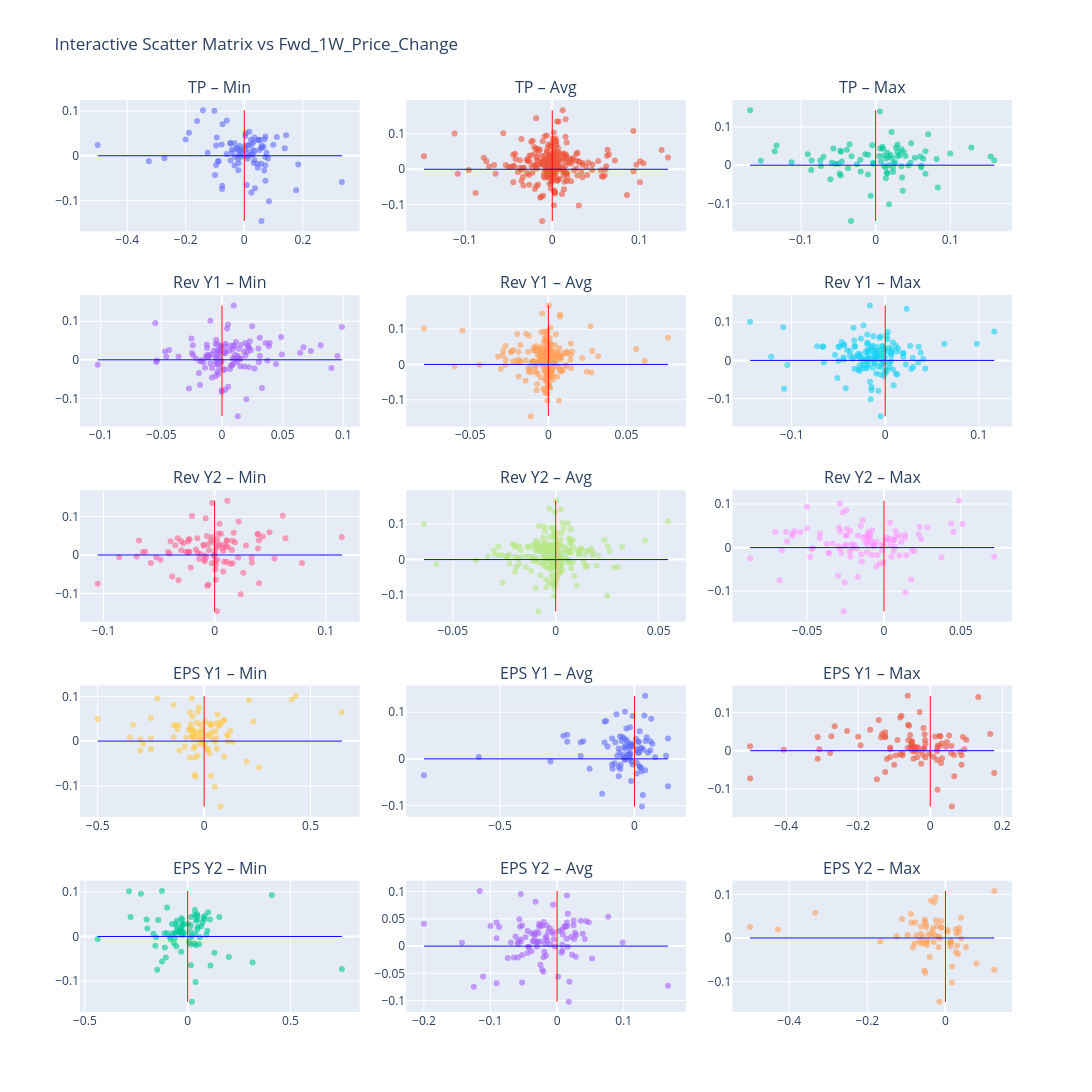

Notebook code cell kept with this figure:
### Code cell
import pandas as pd
import numpy as np
import plotly.express as px
from plotly.subplots import make_subplots
import plotly.graph_objects as go

# ================= LOAD FACTOR DATASET =================
file = r"C:\MyDocuments\03Business\05ResearchAndAnalysis\StockInvestments\ResearchReports\YahooConsensus\20260206_YahooConsensus_FactorDataset.csv"
df = pd.read_csv(file, parse_dates=["Date"])

# ================= FEATURE GROUPS =================
tp_features = [
    "Past_1W_TP_Min_Change",
    "Past_1W_TP_Avg_Change",
    "Past_1W_TP_Max_Change",
]

rev_y1_features = [
    "Past_1W_Y1_Rev_Min_Change",
    "Past_1W_Y1_Rev_Avg_Change",
    "Past_1W_Y1_Rev_Max_Change",
]

rev_y2_features = [
    "Past_1W_Y2_Rev_Min_Change",
    "Past_1W_Y2_Rev_Avg_Change",
    "Past_1W_Y2_Rev_Max_Change",
]

eps_y1_features = [
    "Past_1W_Y1_EPS_Min_Change",
    "Past_1W_Y1_EPS_Avg_Change",
    "Past_1W_Y1_EPS_Max_Change",
]

eps_y2_features = [
    "Past_1W_Y2_EPS_Min_Change",
    "Past_1W_Y2_EPS_Avg_Change",
    "Past_1W_Y2_EPS_Max_Change",
]

all_groups = [
    ("TP", tp_features),
    ("Rev Y1", rev_y1_features),
    ("Rev Y2", rev_y2_features),
    ("EPS Y1", eps_y1_features),
    ("EPS Y2", eps_y2_features),
]

# ================= OUTLIER FILTER =================
def trim_outliers(series, low=0.01, high=0.99):
    lo = series.quantile(low)
    hi = series.quantile(high)
    return (series >= lo) & (series <= hi)

# ================= RANGE FILTER =================
def apply_range_filter(df, feature, group_name,
                       TP_min=None, TP_max=None,
                       Rev_min=None, Rev_max=None,
                       EPS_min=None, EPS_max=None):

    # TP group
    if group_name == "TP":
        if TP_min is not None:
            df = df[df[feature] >= TP_min]
        if TP_max is not None:
            df = df[df[feature] <= TP_max]

    # Revenue groups
    if group_name in ["Rev Y1", "Rev Y2"]:
        if Rev_min is not None:
            df = df[df[feature] >= Rev_min]
        if Rev_max is not None:
            df = df[df[feature] <= Rev_max]

    # EPS groups
    if group_name in ["EPS Y1", "EPS Y2"]:
        if EPS_min is not None:
            df = df[df[feature] >= EPS_min]
        if EPS_max is not None:
            df = df[df[feature] <= EPS_max]

    return df

# ================= INTERACTIVE SCATTER MATRIX =================
def plot_interactive_matrix(
    df,
    target_col,
    trim_low=0.01,
    trim_high=0.99,
    TP_min=None, TP_max=None,
    Rev_min=None, Rev_max=None,
    EPS_min=None, EPS_max=None
):

    fig = make_subplots(
        rows=5, cols=3,
        subplot_titles=[
            f"{group} – {label}"
            for group, features in all_groups
            for label in ["Min", "Avg", "Max"]
        ],
        horizontal_spacing=0.05,
        vertical_spacing=0.07
    )

    row = 1
    col = 1

    for group_name, features in all_groups:
        for feature in features:

            # Clean data
            plot_df = df[[feature, target_col, "YAHOO Ticker"]].dropna()

            # Remove X=0
            plot_df = plot_df[plot_df[feature] != 0]

            # Trim outliers
            mask = trim_outliers(plot_df[feature], trim_low, trim_high)
            plot_df = plot_df[mask]

            # Apply user-specified range filters
            plot_df = apply_range_filter(
                plot_df, feature, group_name,
                TP_min, TP_max,
                Rev_min, Rev_max,
                EPS_min, EPS_max
            )

            if plot_df.empty:
                col += 1
                if col == 4:
                    col = 1
                    row += 1
                continue

            # Add scatter trace
            fig.add_trace(
                go.Scatter(
                    x=plot_df[feature],
                    y=plot_df[target_col],
                    mode="markers",
                    marker=dict(size=6, opacity=0.6),
                    text=plot_df["YAHOO Ticker"],
                    hovertemplate=(
                        "Ticker: %{text}<br>"
                        f"{feature}: "+"%{x}<br>"
                        f"{target_col}: "+"%{y}<extra></extra>"
                    )
                ),
                row=row, col=col
            )

            # Add vertical line at x=0
            fig.add_shape(
                type="line",
                x0=0, x1=0,
                y0=plot_df[target_col].min(),
                y1=plot_df[target_col].max(),
                line=dict(color="red", width=1),
                row=row, col=col
            )

            # Add horizontal line at y=0
            fig.add_shape(
                type="line",
                x0=plot_df[feature].min(),
                x1=plot_df[feature].max(),
                y0=0, y1=0,
                line=dict(color="blue", width=1),
                row=row, col=col
            )

            # Move to next subplot
            col += 1
            if col == 4:
                col = 1
                row += 1

    fig.update_layout(
        height=1800,
        width=1200,
        title_text=f"Interactive Scatter Matrix vs {target_col}",
        showlegend=False
    )

    fig.show()

# ================= DEFAULT USAGE =================
plot_interactive_matrix(
    df,
    target_col="Fwd_1W_Price_Change",   # default
    TP_min=-0.9, TP_max=0.90,          # example: ±10% TP change
    Rev_min=-0.9, Rev_max=0.9,        # example: ±10% Rev change
    EPS_min=-0.9, EPS_max=0.9         # example: ±10% EPS change
)
